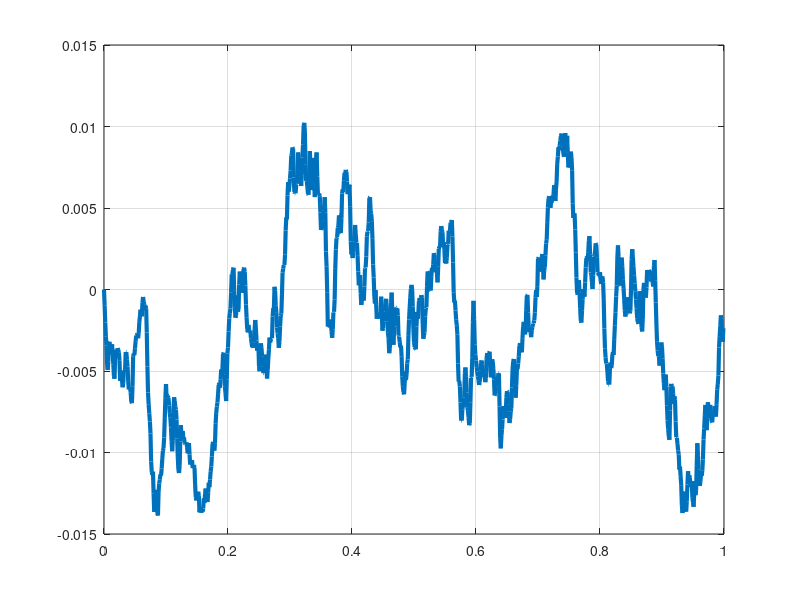

Source code (MATLAB): (Note: this script raises an error after producing the figure.)
function psd_1()

close all; clc

fSample = 1e3;
time_		= 0:1/fSample:1-1/fSample;
% xSignal_	= cos(2*pi*10*t_) + sin(2*pi*100*t_)
xSignal_	= randn(size(time_));
[~, y1]		= ode45(@(t,x) simpleLTI(t,x, xSignal_), time_, 0);	
ySignal_	= y1(:, 1)'; 

% fs1 = 10;
% t1 = 0:1/fs1:1;

% x1 = randn(size(t1));
% x_ = interp1(t1,x1,t_,"nearest");

N		= length(ySignal_);
xDFT	= fft(ySignal_);
xDFT	= xDFT(1:N/2+1);
psdx	= (1/(fSample*N)) * abs(xDFT).^2;
psdx(2:end-1) = 2*psdx(2:end-1);
freq = 0:fSample/length(ySignal_):fSample/2;

% fig0	= figure;
% plot(time_, xSignal_, 'LineWidth', 3); grid on;
% ax0		= gca;
% make_nice_figures(fig0, ax0, 18, [], ...
% 	'Time (s)', 'Signal $x(t)$', 'Signal', ...
% 	[], 'psd_noise_signal.png', [], [-3 3])
% 
% fig1	= figure;
% plot(freq, pow2db(psdx), 'LineWidth', 3); grid on;
% ax1		= gca;
% make_nice_figures(fig1, ax1, 18, [], ...
% 	'Frequency (Hz)', 'Power/Frequency (dB/Hz)', 'Periodogram', ...
% 	[], 'psd_noise_pdg.png', [], [-350 0])

fig0	= figure;
plot(time_, ySignal_, 'LineWidth', 3); grid on;
ax0		= gca;
make_nice_figures(fig0, ax0, 18, [], ...
	'Time (s)', 'Signal $y(t)$', 'Signal', ...
	[], 'psd_preshaped2_noise_signal.png', [], [])

fig1	= figure;
plot(freq, pow2db(psdx), 'LineWidth', 3); grid on;
ax1		= gca;
make_nice_figures(fig1, ax1, 18, [], ...
	'Frequency (Hz)', 'Power/Frequency (dB/Hz)', 'Periodogram', ...
	[], 'psd_preshaped2_noise_pdg.png', [], [])


	function xDot_ = simpleLTI(t_, x_, u_)
		tIndex	= max(1, min(round(t_*fSample), length(time_)));
		ut_		= u_(tIndex);

% 		xDot_	= [0 1; -4 -5]*x_ + [0; 1]*ut_;
		xDot_	= -2*x_ + ut_; % Brown noise
	end

end